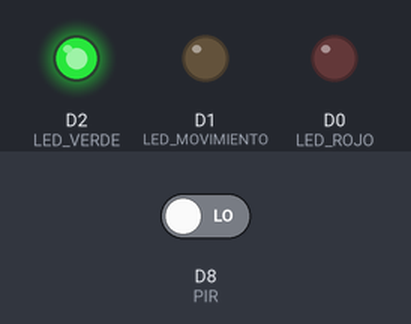
Recording of a sketch running on a simulated ESP8266 (NodeMCU). Parts: output pins drawn as LEDs (lit = HIGH). The test bench sets the inputs (shaded band); at power-on: D8 (PIR) LOW. WiFi joins after 1.5 s; servers stay silent unless stated; uploads are accepted with an empty reply; what the sketch prints to the serial monitor is not drawn.

Above: at 3.0 s.
3.1 s: D8 (PIR) driven HIGH
At 4.0 s:
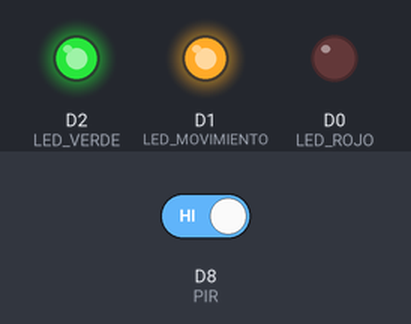
5.2 s: D8 (PIR) driven LOW
At 6.05 s:
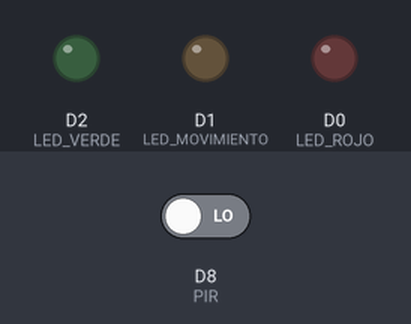
Timing chart, 0 to 8.2 s (numbered marks = the images above; inputs shaded):
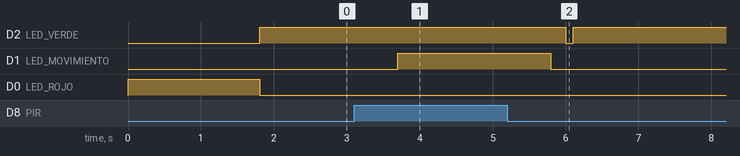

Measured:
- after the input at 3.1 s, D1 (LED_MOVIMIENTO): LOW → HIGH after 0.60 s
- after the input at 5.2 s, D2 (LED_VERDE): HIGH → LOW after 0.81 s, → HIGH 0.10 s later; D1 (LED_MOVIMIENTO): HIGH → LOW after 0.60 s

The sketch:

oscar_pir4.ino
```cpp
#include <ESP8266WiFi.h>
#include <ESP8266HTTPClient.h>

// Times
#define WIFI_RETRY_DELAY 500
#define DEBOUNCE_TIME 600
#define POST_BLINK_TIME 100

// Pins
#define PIR D8
#define LED_VERDE D2
#define LED_ROJO D0
#define LED_MOVIMIENTO D1

// WiFi
const char* ssid = "iPhone de Arturo";
const char* password = "123456789";

// API URL
const char *apiUrl = "http://172.20.10.5:5074/Pir";

// State
int lastReadState = LOW;
int lastStableState = LOW;
bool movementActive = false;
unsigned long lastChangeMs = 0;
unsigned long movementStartMs = 0;
int eventCounter = 0;


void connectWiFi()
{
    Serial.println("\nConectando a WiFi...\n");

    WiFi.begin(ssid, password);

    digitalWrite(LED_ROJO, HIGH);
    digitalWrite(LED_VERDE, LOW);

    while (WiFi.status() != WL_CONNECTED)
    {
        delay(WIFI_RETRY_DELAY);
        Serial.print(".");
    }

    Serial.println("\n\nConectado al WiFi");
    Serial.print("IP asignada: ");
    Serial.println(WiFi.localIP());

    digitalWrite(LED_ROJO, LOW);
    digitalWrite(LED_VERDE, HIGH);
}

void restoreWiFiState()
{
    if (WiFi.status() == WL_CONNECTED)
    {
        digitalWrite(LED_VERDE, HIGH);
        digitalWrite(LED_ROJO, LOW);
    }
    else
    {
        digitalWrite(LED_VERDE, LOW);
        digitalWrite(LED_ROJO, HIGH);
    }
}

void blinkOK()
{
    digitalWrite(LED_VERDE, LOW);
    delay(POST_BLINK_TIME);
    digitalWrite(LED_VERDE, HIGH);
    delay(POST_BLINK_TIME);
    restoreWiFiState();
}

void blinkError()
{
    digitalWrite(LED_ROJO, LOW);
    delay(POST_BLINK_TIME);
    digitalWrite(LED_ROJO, HIGH);
    delay(POST_BLINK_TIME);
    restoreWiFiState();
}

void setup()
{
    pinMode(PIR, INPUT);
    pinMode(LED_VERDE, OUTPUT);
    pinMode(LED_ROJO, OUTPUT);
    pinMode(LED_MOVIMIENTO, OUTPUT);

    digitalWrite(LED_VERDE, LOW);
    digitalWrite(LED_ROJO, HIGH);
    digitalWrite(LED_MOVIMIENTO, LOW);

    Serial.begin(115200);
    delay(300);
    Serial.println("\nNodo PIR iniciado...\n");

    connectWiFi();
}

void loop()
{
    int current = digitalRead(PIR);
    unsigned long now = millis();

    // Cambio crudo detectado
    if (current != lastReadState)
    {
        lastReadState = current;
        lastChangeMs = now;
    }

    // Estabilización por debounce
    if ((now - lastChangeMs) >= DEBOUNCE_TIME && current != lastStableState)
    {
        lastStableState = current;

        // INICIO movimiento
        if (current == HIGH && !movementActive)
        {
            movementActive = true;
            movementStartMs = now;
            eventCounter++;

            digitalWrite(LED_MOVIMIENTO, HIGH);

            Serial.println("\n-----------------------------");
            Serial.print("Evento PIR #");
            Serial.println(eventCounter);
            Serial.println("Movimiento detectado");
        }

        // FIN movimiento → manda POST
        else if (current == LOW && movementActive)
        {
            movementActive = false;
            digitalWrite(LED_MOVIMIENTO, LOW);

            float durationSec = (now - movementStartMs) / 1000.0;

            Serial.println("\nMovimiento finalizado:");
            Serial.print("Duración: ");
            Serial.print(durationSec, 2);
            Serial.println(" s");

            if (WiFi.status() != WL_CONNECTED)
            {
                Serial.println("Sin conexión, reintentando WiFi...");
                connectWiFi();
                return;
            }

            HTTPClient http;
            WiFiClient client;

            http.begin(client, apiUrl);
            http.addHeader("Content-Type", "application/json");

            // <-- FORMATO EXACTO QUE PIDE TU API
            String json =
                String("{\"idDevice\":5,\"durationSeconds\":") +
                durationSec +
                ",\"eventNumber\":" +
                eventCounter +
                "}";

            Serial.println("\nEnviando POST...");
            Serial.println(json);

            int code = http.POST(json);

            Serial.print("Código respuesta servidor: ");
            Serial.println(code);

            if (code == 200)
            {
                blinkOK();
            }
            else
            {
                blinkError();
            }

            http.end();
        }
    }
}
```
